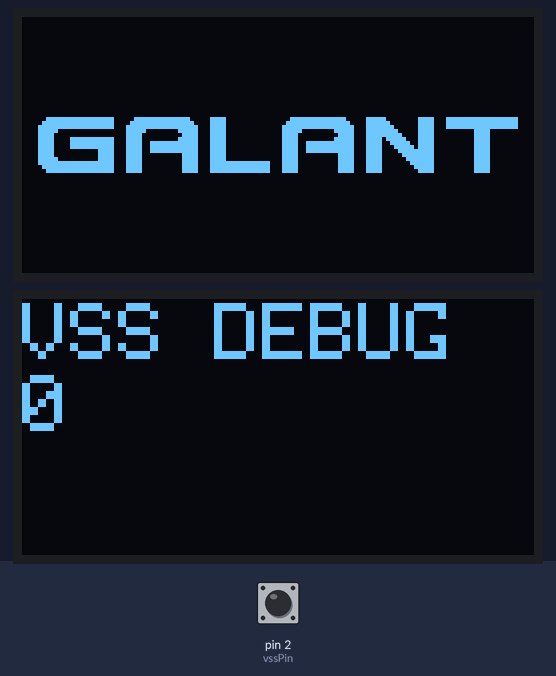
Simulated run of this sketch. Board: Arduino Uno, built with avr-gcc and run on an emulated ATmega328P. On the bench: 2 × 128×64 one-colour display. Inputs (shaded band) come from the test bench; at power-on: pin 2 (vssPin) HIGH. What the sketch prints to the serial monitor is not drawn.

Above: at 11.2 s.
11.3 s: pin 2 (vssPin) pulled LOW for 0.15 s
At 12.4 s:
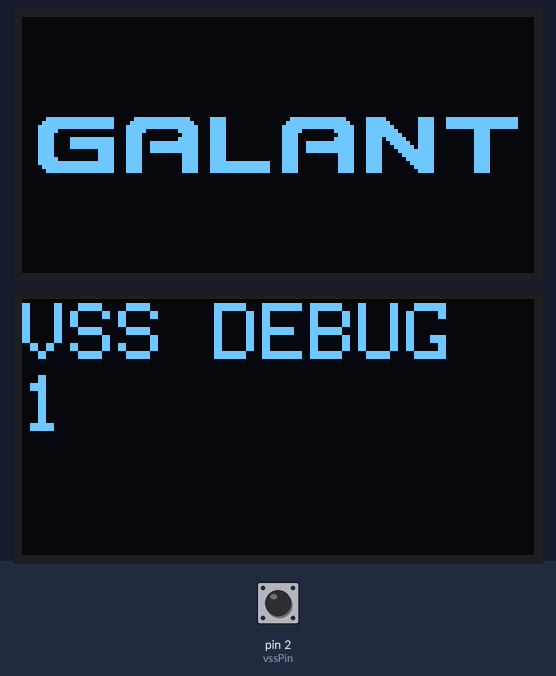
13.0 s: pin 2 (vssPin) pulled LOW for 1 s
At 13.5 s:
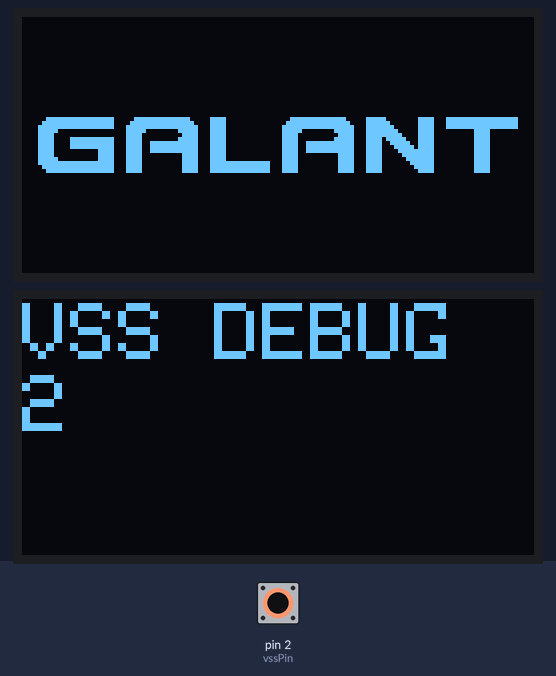
15.5 s: pin 2 (vssPin) pulled LOW for 0.15 s
At 16.6 s:
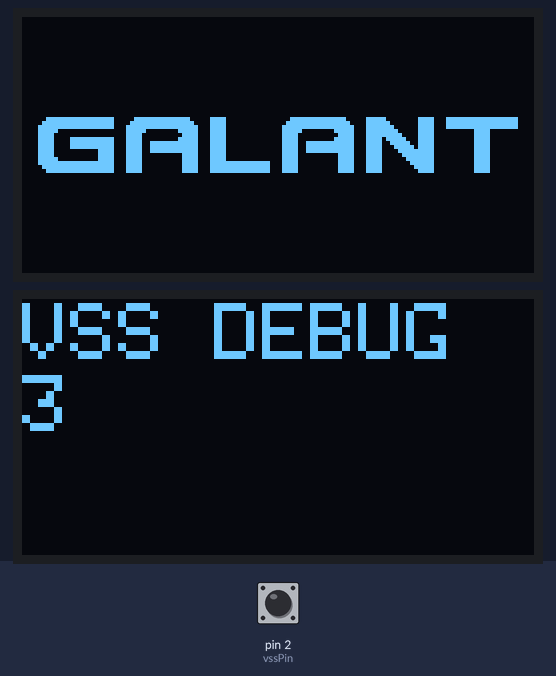
17.1 s: pin 2 (vssPin) pulled LOW for 1 s
At 18.2 s:
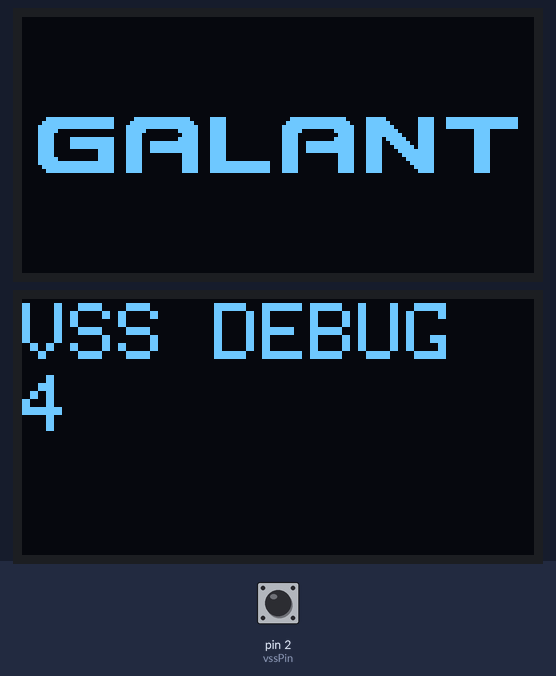
Timing chart, 0 to 20.1 s (numbered marks = the images above; inputs shaded):
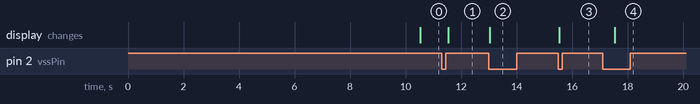

The sketch:

testvss.ino
```cpp
#include <SPI.h>
#include <Wire.h>
#include <Adafruit_GFX.h>
#include <Adafruit_SSD1306.h>

#define SCREEN_WIDTH    128
#define SCREEN_HEIGHT   64

#define OLED_RESET      -1
#define OLED_ADDRESS    0x3C

// const int fuelPin = A1;
const unsigned int vssPin = 2;

volatile unsigned long counter = 0;
volatile unsigned long distance_pulse_count = 0;

// Splash screen
const unsigned char bootScreenBitmap [] PROGMEM = {
  0x00, 0x00, 0x00, 0x00, 0x00, 0x00, 0x00, 0x00, 0x00, 0x00, 0x00, 0x00, 0x00, 0x00, 0x00, 0x00,
  0x00, 0x00, 0x00, 0x00, 0x00, 0x00, 0x00, 0x00, 0x00, 0x00, 0x00, 0x00, 0x00, 0x00, 0x00, 0x00,
  0x00, 0x00, 0x00, 0x00, 0x00, 0x00, 0x00, 0x00, 0x00, 0x00, 0x00, 0x00, 0x00, 0x00, 0x00, 0x00,
  0x00, 0x00, 0x00, 0x00, 0x00, 0x00, 0x00, 0x00, 0x00, 0x00, 0x00, 0x00, 0x00, 0x00, 0x00, 0x00,
  0x00, 0x00, 0x00, 0x00, 0x00, 0x00, 0x00, 0x00, 0x00, 0x00, 0x00, 0x00, 0x00, 0x00, 0x00, 0x00,
  0x00, 0x00, 0x00, 0x00, 0x00, 0x00, 0x00, 0x00, 0x00, 0x00, 0x00, 0x00, 0x00, 0x00, 0x00, 0x00,
  0x00, 0x00, 0x00, 0x00, 0x00, 0x00, 0x00, 0x00, 0x00, 0x00, 0x00, 0x00, 0x00, 0x00, 0x00, 0x00,
  0x00, 0x00, 0x00, 0x00, 0x00, 0x00, 0x00, 0x00, 0x00, 0x00, 0x00, 0x00, 0x00, 0x00, 0x00, 0x00,
  0x00, 0x00, 0x00, 0x00, 0x00, 0x00, 0x00, 0x00, 0x00, 0x00, 0x00, 0x00, 0x00, 0x00, 0x00, 0x00,
  0x00, 0x00, 0x00, 0x00, 0x00, 0x00, 0x00, 0x00, 0x00, 0x00, 0x00, 0x00, 0x00, 0x00, 0x00, 0x00,
  0x00, 0x00, 0x00, 0x00, 0x00, 0x00, 0x00, 0x00, 0x00, 0x00, 0x00, 0x00, 0x00, 0x00, 0x00, 0x00,
  0x00, 0x00, 0x00, 0x00, 0x00, 0x00, 0x00, 0x00, 0x00, 0x00, 0x00, 0x00, 0x00, 0x00, 0x00, 0x00,
  0x00, 0x00, 0x00, 0x00, 0x00, 0x00, 0x00, 0x00, 0x00, 0x00, 0x00, 0x00, 0x00, 0x00, 0x00, 0x00,
  0x00, 0x00, 0x00, 0x00, 0x00, 0x00, 0x00, 0x00, 0x00, 0x00, 0x00, 0x00, 0x00, 0x00, 0x00, 0x00,
  0x00, 0x00, 0x00, 0x00, 0x00, 0x00, 0x00, 0x00, 0x00, 0x00, 0x00, 0x00, 0x00, 0x00, 0x00, 0x00,
  0x00, 0x00, 0x00, 0x00, 0x00, 0x00, 0x00, 0x00, 0x00, 0x00, 0x00, 0x00, 0x00, 0x00, 0x00, 0x00,
  0x00, 0x00, 0x00, 0x00, 0x00, 0x00, 0x00, 0x00, 0x00, 0x00, 0x00, 0x00, 0x00, 0x00, 0x00, 0x00,
  0x00, 0x00, 0x00, 0x00, 0x00, 0x00, 0x00, 0x00, 0x00, 0x00, 0x00, 0x00, 0x00, 0x00, 0x00, 0x00,
  0x00, 0x00, 0x00, 0x00, 0x00, 0x00, 0x00, 0x00, 0x00, 0x00, 0x00, 0x00, 0x00, 0x00, 0x00, 0x00,
  0x00, 0x00, 0x00, 0x00, 0x00, 0x00, 0x00, 0x00, 0x00, 0x00, 0x00, 0x00, 0x00, 0x00, 0x00, 0x00,
  0x00, 0x00, 0x00, 0x00, 0x00, 0x00, 0x00, 0x00, 0x00, 0x00, 0x00, 0x00, 0x00, 0x00, 0x00, 0x00,
  0x00, 0x00, 0x00, 0x00, 0x00, 0x00, 0x00, 0x00, 0x00, 0x00, 0x00, 0x00, 0x00, 0x00, 0x00, 0x00,
  0x00, 0x00, 0x00, 0x00, 0x00, 0x00, 0x00, 0x00, 0x00, 0x00, 0x00, 0x00, 0x00, 0x00, 0x00, 0x00,
  0x00, 0x00, 0x00, 0x00, 0x00, 0x00, 0x00, 0x00, 0x00, 0x00, 0x00, 0x00, 0x00, 0x00, 0x00, 0x00,
  0x00, 0x00, 0x00, 0x00, 0x00, 0x00, 0x00, 0x00, 0x00, 0x00, 0x00, 0x00, 0x00, 0x00, 0x00, 0x00,
  0x03, 0xff, 0xfe, 0x0f, 0xff, 0xc1, 0xe0, 0x00, 0x1f, 0xff, 0x83, 0xe0, 0x1e, 0x3f, 0xff, 0xf0,
  0x07, 0xff, 0xfe, 0x1f, 0xff, 0xe1, 0xe0, 0x00, 0x3f, 0xff, 0xc3, 0xf0, 0x1e, 0x3f, 0xff, 0xf0,
  0x0f, 0xff, 0xfe, 0x3f, 0xff, 0xf1, 0xe0, 0x00, 0x7f, 0xff, 0xe3, 0xf8, 0x1e, 0x3f, 0xff, 0xf0,
  0x0f, 0x80, 0x00, 0x3e, 0x01, 0xf1, 0xe0, 0x00, 0x7c, 0x03, 0xe3, 0xfc, 0x1e, 0x00, 0x78, 0x00,
  0x0f, 0x00, 0x00, 0x3c, 0x00, 0xf1, 0xe0, 0x00, 0x78, 0x01, 0xe3, 0xfe, 0x1e, 0x00, 0x78, 0x00,
  0x0f, 0x0f, 0xfe, 0x3c, 0x01, 0xf1, 0xe0, 0x00, 0x78, 0x03, 0xe3, 0xdf, 0x1e, 0x00, 0x78, 0x00,
  0x0f, 0x0f, 0xfe, 0x3c, 0xff, 0xf1, 0xe0, 0x00, 0x79, 0xff, 0xe3, 0xcf, 0x9e, 0x00, 0x78, 0x00,
  0x0f, 0x0f, 0xfe, 0x3c, 0xff, 0xf1, 0xe0, 0x00, 0x79, 0xff, 0xe3, 0xc7, 0xde, 0x00, 0x78, 0x00,
  0x0f, 0x00, 0x1e, 0x3c, 0xff, 0xf1, 0xe0, 0x00, 0x79, 0xff, 0xe3, 0xc3, 0xfe, 0x00, 0x78, 0x00,
  0x0f, 0x00, 0x1e, 0x3c, 0x00, 0xf1, 0xe0, 0x00, 0x78, 0x01, 0xe3, 0xc1, 0xfe, 0x00, 0x78, 0x00,
  0x0f, 0x80, 0x1e, 0x3c, 0x00, 0xf1, 0xe0, 0x00, 0x78, 0x01, 0xe3, 0xc0, 0xfe, 0x00, 0x78, 0x00,
  0x0f, 0xff, 0xfe, 0x3c, 0x00, 0xf1, 0xff, 0xfc, 0x78, 0x01, 0xe3, 0xc0, 0x7e, 0x00, 0x78, 0x00,
  0x07, 0xff, 0xfe, 0x3c, 0x00, 0xf1, 0xff, 0xfc, 0x78, 0x01, 0xe3, 0xc0, 0x3e, 0x00, 0x78, 0x00,
  0x03, 0xff, 0xfe, 0x3c, 0x00, 0xf1, 0xff, 0xfc, 0x78, 0x01, 0xe3, 0xc0, 0x1e, 0x00, 0x78, 0x00,
  0x00, 0x00, 0x00, 0x00, 0x00, 0x00, 0x00, 0x00, 0x00, 0x00, 0x00, 0x00, 0x00, 0x00, 0x00, 0x00,
  0x00, 0x00, 0x00, 0x00, 0x00, 0x00, 0x00, 0x00, 0x00, 0x00, 0x00, 0x00, 0x00, 0x00, 0x00, 0x00,
  0x00, 0x00, 0x00, 0x00, 0x00, 0x00, 0x00, 0x00, 0x00, 0x00, 0x00, 0x00, 0x00, 0x00, 0x00, 0x00,
  0x00, 0x00, 0x00, 0x00, 0x00, 0x00, 0x00, 0x00, 0x00, 0x00, 0x00, 0x00, 0x00, 0x00, 0x00, 0x00,
  0x00, 0x00, 0x00, 0x00, 0x00, 0x00, 0x00, 0x00, 0x00, 0x00, 0x00, 0x00, 0x00, 0x00, 0x00, 0x00,
  0x00, 0x00, 0x00, 0x00, 0x00, 0x00, 0x00, 0x00, 0x00, 0x00, 0x00, 0x00, 0x00, 0x00, 0x00, 0x00,
  0x00, 0x00, 0x00, 0x00, 0x00, 0x00, 0x00, 0x00, 0x00, 0x00, 0x00, 0x00, 0x00, 0x00, 0x00, 0x00,
  0x00, 0x00, 0x00, 0x00, 0x00, 0x00, 0x00, 0x00, 0x00, 0x00, 0x00, 0x00, 0x00, 0x00, 0x00, 0x00,
  0x00, 0x00, 0x00, 0x00, 0x00, 0x00, 0x00, 0x00, 0x00, 0x00, 0x00, 0x00, 0x00, 0x00, 0x00, 0x00,
  0x00, 0x00, 0x00, 0x00, 0x00, 0x00, 0x00, 0x00, 0x00, 0x00, 0x00, 0x00, 0x00, 0x00, 0x00, 0x00,
  0x00, 0x00, 0x00, 0x00, 0x00, 0x00, 0x00, 0x00, 0x00, 0x00, 0x00, 0x00, 0x00, 0x00, 0x00, 0x00,
  0x00, 0x00, 0x00, 0x00, 0x00, 0x00, 0x00, 0x00, 0x00, 0x00, 0x00, 0x00, 0x00, 0x00, 0x00, 0x00,
  0x00, 0x00, 0x00, 0x00, 0x00, 0x00, 0x00, 0x00, 0x00, 0x00, 0x00, 0x00, 0x00, 0x00, 0x00, 0x00,
  0x00, 0x00, 0x00, 0x00, 0x00, 0x00, 0x00, 0x00, 0x00, 0x00, 0x00, 0x00, 0x00, 0x00, 0x00, 0x00,
  0x00, 0x00, 0x00, 0x00, 0x00, 0x00, 0x00, 0x00, 0x00, 0x00, 0x00, 0x00, 0x00, 0x00, 0x00, 0x00,
  0x00, 0x00, 0x00, 0x00, 0x00, 0x00, 0x00, 0x00, 0x00, 0x00, 0x00, 0x00, 0x00, 0x00, 0x00, 0x00,
  0x00, 0x00, 0x00, 0x00, 0x00, 0x00, 0x00, 0x00, 0x00, 0x00, 0x00, 0x00, 0x00, 0x00, 0x00, 0x00,
  0x00, 0x00, 0x00, 0x00, 0x00, 0x00, 0x00, 0x00, 0x00, 0x00, 0x00, 0x00, 0x00, 0x00, 0x00, 0x00,
  0x00, 0x00, 0x00, 0x00, 0x00, 0x00, 0x00, 0x00, 0x00, 0x00, 0x00, 0x00, 0x00, 0x00, 0x00, 0x00,
  0x00, 0x00, 0x00, 0x00, 0x00, 0x00, 0x00, 0x00, 0x00, 0x00, 0x00, 0x00, 0x00, 0x00, 0x00, 0x00,
  0x00, 0x00, 0x00, 0x00, 0x00, 0x00, 0x00, 0x00, 0x00, 0x00, 0x00, 0x00, 0x00, 0x00, 0x00, 0x00,
  0x00, 0x00, 0x00, 0x00, 0x00, 0x00, 0x00, 0x00, 0x00, 0x00, 0x00, 0x00, 0x00, 0x00, 0x00, 0x00,
  0x00, 0x00, 0x00, 0x00, 0x00, 0x00, 0x00, 0x00, 0x00, 0x00, 0x00, 0x00, 0x00, 0x00, 0x00, 0x00,
  0x00, 0x00, 0x00, 0x00, 0x00, 0x00, 0x00, 0x00, 0x00, 0x00, 0x00, 0x00, 0x00, 0x00, 0x00, 0x00,
  0x00, 0x00, 0x00, 0x00, 0x00, 0x00, 0x00, 0x00, 0x00, 0x00, 0x00, 0x00, 0x00, 0x00, 0x00, 0x00
};

Adafruit_SSD1306 OLED(SCREEN_WIDTH, SCREEN_HEIGHT, &Wire, OLED_RESET);

void setup() {

    Serial.println("Initializing...");

    // Initialize OLED Screen and show boot screen
    Serial.begin(9600);
    if (!OLED.begin(SSD1306_SWITCHCAPVCC, OLED_ADDRESS)) {
        Serial.println("SSD1306 (OLED) allocation failed.");
        for(;;);
    }
    OLED.clearDisplay();
    OLED.drawBitmap(0, 0, bootScreenBitmap, 128, 64, WHITE);
    OLED.display();

    noInterrupts();

    /* Setup Timers
    - Set Timer/Counter 1 Control Register A (normal mode)
    - Set Timer/Counter 1 Control Register B (prescaler value = 64)
    - Set Timer/Counter Interrupt Mask Register (enable Timer1's overflow)
    - Set Timer/Counter 1 (set Timer's initial value = 3036)
    */
    TCCR1A = 0;
    TCCR1B |= ((1 << CS10) | (1 << CS11));
    TIMSK1 |= (1 << TOIE1);
    TCNT1 = 3036;

    // Initialize VSS Pin
    pinMode(vssPin, INPUT_PULLUP);
    attachInterrupt(digitalPinToInterrupt(vssPin), distanceCount, FALLING);

    interrupts();

    Serial.println("Initialize successful.");

    delay(10000);

}

void loop() {

    // displayValues(OLED);
    if (millis() % 500 == 0)
        vssDebug(OLED);

}

ISR(TIMER1_OVF_vect) {
    counter++;
    if (counter > 3)
        counter = 0;
    TCNT1 = 3036;
}

void displayValues(Adafruit_SSD1306 screen) {

    screen.clearDisplay();
    screen.setTextColor(WHITE, BLACK);

    // screen.setCursor(0, 1);
    // screen.setTextSize(2); // height: 14 pixels
    // screen.print("FUEL CONSU");

    screen.setCursor(0, 19);
    screen.setTextSize(2); // height: 42 pixels
    screen.print(distance_pulse_count);

    // screen.setCursor(72, 47);
    // screen.setTextSize(2);
    // screen.print("km/L");

    screen.display();

}

void vssDebug(Adafruit_SSD1306 screen) {

    screen.clearDisplay();
    screen.setTextColor(WHITE, BLACK);

    screen.setCursor(0, 1);
    screen.setTextSize(2); // height: 14 pixels
    screen.print("VSS DEBUG");

    screen.setCursor(0, 19);
    screen.setTextSize(2); // height: 42 pixels
    screen.print(distance_pulse_count);

    screen.display();

}

void distanceCount() {
    distance_pulse_count++;
}
```

Measured:
- after the input at 11.3 s, the display: changes after 0.23 s (image 1)
- after the input at 13.0 s, the display: changes at once (image 2)
- after the input at 15.5 s, the display: changes at once (image 3)
- after the input at 17.1 s, the display: changes after 0.43 s (image 4)
